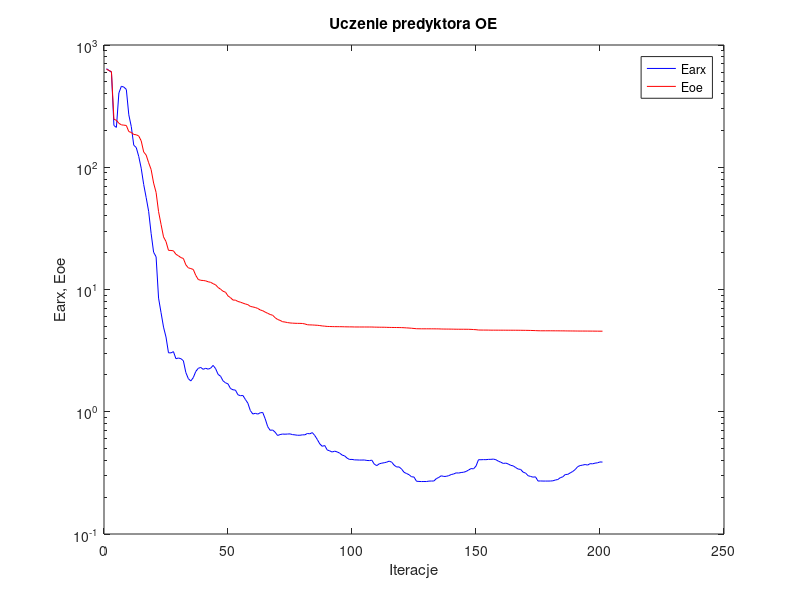
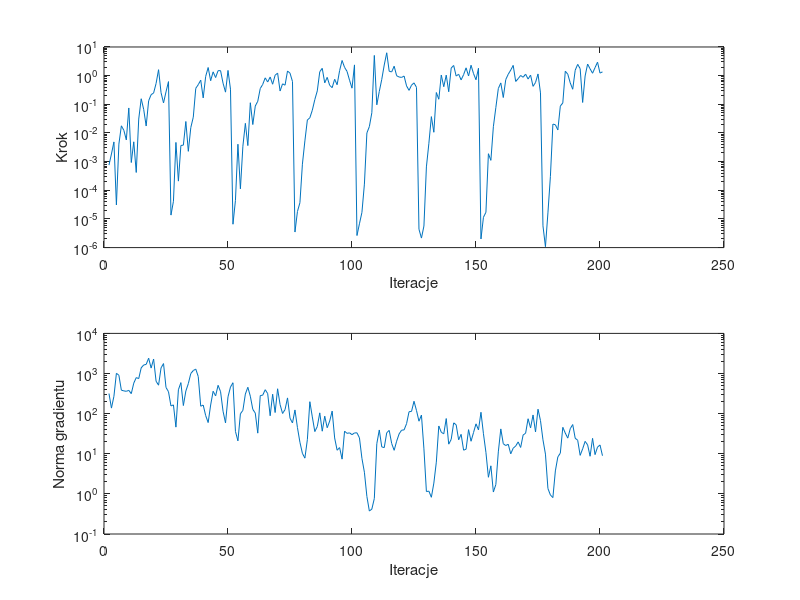

Write MATLAB code to recreate these figures, in order.
%uczenie predyktora oe
clear all;
n=0; farx(n+1)=6.398590e+002; foe(n+1)=6.351738e+002; wspucz(n+1)=0.000000e+000; ng(n+1)=0.000000e+000;
%odnowa zmiennej metryki
n=1; farx(n+1)=6.189996e+002; foe(n+1)=6.181541e+002; krok(n+1)=7.553219e-004; ng(n+1)=3.172862e+002;
n=2; farx(n+1)=5.990307e+002; foe(n+1)=6.063282e+002; krok(n+1)=1.846469e-003; ng(n+1)=1.374134e+002;
n=3; farx(n+1)=2.194306e+002; foe(n+1)=2.471573e+002; krok(n+1)=4.871925e-003; ng(n+1)=2.705990e+002;
n=4; farx(n+1)=2.119204e+002; foe(n+1)=2.419902e+002; krok(n+1)=3.076914e-005; ng(n+1)=1.012237e+003;
n=5; farx(n+1)=4.050757e+002; foe(n+1)=2.289196e+002; krok(n+1)=4.087375e-003; ng(n+1)=9.061859e+002;
n=6; farx(n+1)=4.596346e+002; foe(n+1)=2.222213e+002; krok(n+1)=1.776017e-002; ng(n+1)=3.840609e+002;
n=7; farx(n+1)=4.526331e+002; foe(n+1)=2.210156e+002; krok(n+1)=1.238677e-002; ng(n+1)=3.693129e+002;
n=8; farx(n+1)=4.331329e+002; foe(n+1)=2.197360e+002; krok(n+1)=5.711090e-003; ng(n+1)=3.600787e+002;
n=9; farx(n+1)=2.685670e+002; foe(n+1)=1.957831e+002; krok(n+1)=7.453607e-002; ng(n+1)=3.802443e+002;
n=10; farx(n+1)=2.151125e+002; foe(n+1)=1.926469e+002; krok(n+1)=9.305128e-004; ng(n+1)=3.149128e+002;
n=11; farx(n+1)=1.514865e+002; foe(n+1)=1.853999e+002; krok(n+1)=4.912155e-003; ng(n+1)=5.757940e+002;
n=12; farx(n+1)=1.449987e+002; foe(n+1)=1.844520e+002; krok(n+1)=4.187132e-004; ng(n+1)=7.909037e+002;
n=13; farx(n+1)=1.227140e+002; foe(n+1)=1.803366e+002; krok(n+1)=3.054889e-002; ng(n+1)=7.478205e+002;
n=14; farx(n+1)=9.818904e+001; foe(n+1)=1.643691e+002; krok(n+1)=1.563188e-001; ng(n+1)=1.386193e+003;
n=15; farx(n+1)=7.233685e+001; foe(n+1)=1.334117e+002; krok(n+1)=6.659180e-002; ng(n+1)=1.630863e+003;
n=16; farx(n+1)=5.652273e+001; foe(n+1)=1.258172e+002; krok(n+1)=1.748904e-002; ng(n+1)=1.686696e+003;
n=17; farx(n+1)=4.359799e+001; foe(n+1)=1.089039e+002; krok(n+1)=1.328156e-001; ng(n+1)=2.408517e+003;
n=18; farx(n+1)=2.875261e+001; foe(n+1)=9.583033e+001; krok(n+1)=2.169866e-001; ng(n+1)=1.366188e+003;
n=19; farx(n+1)=2.017453e+001; foe(n+1)=7.427554e+001; krok(n+1)=2.477256e-001; ng(n+1)=2.295455e+003;
n=20; farx(n+1)=1.853295e+001; foe(n+1)=6.230460e+001; krok(n+1)=5.344503e-001; ng(n+1)=6.421872e+002;
n=21; farx(n+1)=8.504526e+000; foe(n+1)=4.335575e+001; krok(n+1)=1.613595e+000; ng(n+1)=5.122441e+002;
n=22; farx(n+1)=6.469370e+000; foe(n+1)=3.408710e+001; krok(n+1)=2.550707e-001; ng(n+1)=1.382372e+003;
n=23; farx(n+1)=4.925572e+000; foe(n+1)=2.694634e+001; krok(n+1)=1.119739e-001; ng(n+1)=1.769849e+003;
n=24; farx(n+1)=4.084458e+000; foe(n+1)=2.466710e+001; krok(n+1)=2.718226e-001; ng(n+1)=4.492591e+002;
n=25; farx(n+1)=3.035472e+000; foe(n+1)=2.090896e+001; krok(n+1)=6.197318e-001; ng(n+1)=3.526476e+002;
%odnowa zmiennej metryki
n=26; farx(n+1)=3.030124e+000; foe(n+1)=2.085992e+001; krok(n+1)=1.361457e-005; ng(n+1)=1.553607e+002;
n=27; farx(n+1)=3.102912e+000; foe(n+1)=2.072337e+001; krok(n+1)=4.126990e-005; ng(n+1)=1.650297e+002;
n=28; farx(n+1)=2.714647e+000; foe(n+1)=1.940995e+001; krok(n+1)=4.674043e-003; ng(n+1)=4.610039e+001;
n=29; farx(n+1)=2.751763e+000; foe(n+1)=1.888169e+001; krok(n+1)=2.087853e-004; ng(n+1)=3.938915e+002;
n=30; farx(n+1)=2.718125e+000; foe(n+1)=1.823814e+001; krok(n+1)=3.657312e-003; ng(n+1)=5.933020e+002;
n=31; farx(n+1)=2.615807e+000; foe(n+1)=1.794841e+001; krok(n+1)=3.758726e-003; ng(n+1)=1.590982e+002;
n=32; farx(n+1)=2.092963e+000; foe(n+1)=1.590600e+001; krok(n+1)=2.513364e-002; ng(n+1)=3.653588e+002;
n=33; farx(n+1)=1.866010e+000; foe(n+1)=1.504078e+001; krok(n+1)=2.288181e-003; ng(n+1)=5.601903e+002;
n=34; farx(n+1)=1.785300e+000; foe(n+1)=1.483161e+001; krok(n+1)=1.542203e-002; ng(n+1)=1.001078e+003;
n=35; farx(n+1)=1.901661e+000; foe(n+1)=1.458807e+001; krok(n+1)=3.552033e-002; ng(n+1)=1.186034e+003;
n=36; farx(n+1)=2.135479e+000; foe(n+1)=1.304666e+001; krok(n+1)=3.607908e-001; ng(n+1)=1.288945e+003;
n=37; farx(n+1)=2.265682e+000; foe(n+1)=1.207681e+001; krok(n+1)=4.842714e-001; ng(n+1)=8.413140e+002;
n=38; farx(n+1)=2.304069e+000; foe(n+1)=1.189209e+001; krok(n+1)=6.954939e-001; ng(n+1)=1.531474e+002;
n=39; farx(n+1)=2.223931e+000; foe(n+1)=1.184979e+001; krok(n+1)=1.673241e-001; ng(n+1)=1.635466e+002;
n=40; farx(n+1)=2.268577e+000; foe(n+1)=1.176605e+001; krok(n+1)=9.429061e-001; ng(n+1)=8.915581e+001;
n=41; farx(n+1)=2.230919e+000; foe(n+1)=1.156673e+001; krok(n+1)=1.921526e+000; ng(n+1)=5.991544e+001;
n=42; farx(n+1)=2.272539e+000; foe(n+1)=1.144966e+001; krok(n+1)=6.656880e-001; ng(n+1)=1.639024e+002;
n=43; farx(n+1)=2.394147e+000; foe(n+1)=1.115632e+001; krok(n+1)=1.356032e+000; ng(n+1)=3.616578e+002;
n=44; farx(n+1)=2.252722e+000; foe(n+1)=1.092303e+001; krok(n+1)=8.576098e-001; ng(n+1)=2.765130e+002;
n=45; farx(n+1)=2.022317e+000; foe(n+1)=1.038622e+001; krok(n+1)=1.492366e+000; ng(n+1)=5.079245e+002;
n=46; farx(n+1)=1.952047e+000; foe(n+1)=1.005922e+001; krok(n+1)=1.494130e+000; ng(n+1)=3.528106e+002;
n=47; farx(n+1)=1.789886e+000; foe(n+1)=9.675297e+000; krok(n+1)=5.453957e-001; ng(n+1)=1.147248e+002;
n=48; farx(n+1)=1.724467e+000; foe(n+1)=9.500338e+000; krok(n+1)=2.656312e-001; ng(n+1)=5.874718e+001;
n=49; farx(n+1)=1.690031e+000; foe(n+1)=8.856411e+000; krok(n+1)=1.522162e+000; ng(n+1)=2.627174e+002;
n=50; farx(n+1)=1.549745e+000; foe(n+1)=8.578037e+000; krok(n+1)=3.372291e-001; ng(n+1)=4.604337e+002;
%odnowa zmiennej metryki
n=51; farx(n+1)=1.512314e+000; foe(n+1)=8.197198e+000; krok(n+1)=6.541132e-006; ng(n+1)=5.894781e+002;
n=52; farx(n+1)=1.503856e+000; foe(n+1)=8.188605e+000; krok(n+1)=4.439098e-005; ng(n+1)=3.606068e+001;
n=53; farx(n+1)=1.377191e+000; foe(n+1)=7.981031e+000; krok(n+1)=4.047963e-003; ng(n+1)=2.095530e+001;
n=54; farx(n+1)=1.353028e+000; foe(n+1)=7.879294e+000; krok(n+1)=1.123699e-004; ng(n+1)=9.907177e+001;
n=55; farx(n+1)=1.359083e+000; foe(n+1)=7.737777e+000; krok(n+1)=3.452691e-003; ng(n+1)=1.206599e+002;
n=56; farx(n+1)=1.261431e+000; foe(n+1)=7.615164e+000; krok(n+1)=2.165649e-002; ng(n+1)=3.079653e+002;
n=57; farx(n+1)=1.175406e+000; foe(n+1)=7.519991e+000; krok(n+1)=3.625910e-003; ng(n+1)=4.540892e+002;
n=58; farx(n+1)=1.022848e+000; foe(n+1)=7.274268e+000; krok(n+1)=1.134226e-001; ng(n+1)=2.720397e+002;
n=59; farx(n+1)=9.583860e-001; foe(n+1)=7.201283e+000; krok(n+1)=1.966568e-002; ng(n+1)=1.278219e+002;
n=60; farx(n+1)=9.711941e-001; foe(n+1)=7.124227e+000; krok(n+1)=8.693674e-002; ng(n+1)=1.031478e+002;
n=61; farx(n+1)=9.567711e-001; foe(n+1)=6.998808e+000; krok(n+1)=1.277097e-001; ng(n+1)=3.264404e+001;
n=62; farx(n+1)=9.809969e-001; foe(n+1)=6.804279e+000; krok(n+1)=3.550835e-001; ng(n+1)=2.820760e+002;
n=63; farx(n+1)=9.864862e-001; foe(n+1)=6.705958e+000; krok(n+1)=4.951781e-001; ng(n+1)=2.882617e+002;
n=64; farx(n+1)=8.757044e-001; foe(n+1)=6.532187e+000; krok(n+1)=8.377184e-001; ng(n+1)=3.951004e+002;
n=65; farx(n+1)=7.557342e-001; foe(n+1)=6.385177e+000; krok(n+1)=5.989693e-001; ng(n+1)=3.154126e+002;
n=66; farx(n+1)=7.049040e-001; foe(n+1)=6.247865e+000; krok(n+1)=8.961161e-001; ng(n+1)=8.853155e+001;
n=67; farx(n+1)=7.093957e-001; foe(n+1)=6.155319e+000; krok(n+1)=5.013461e-001; ng(n+1)=3.048714e+002;
n=68; farx(n+1)=6.803096e-001; foe(n+1)=5.882690e+000; krok(n+1)=1.035784e+000; ng(n+1)=1.065001e+002;
n=69; farx(n+1)=6.396271e-001; foe(n+1)=5.684999e+000; krok(n+1)=1.222664e+000; ng(n+1)=4.166991e+002;
n=70; farx(n+1)=6.506760e-001; foe(n+1)=5.590709e+000; krok(n+1)=2.910883e-001; ng(n+1)=1.677453e+002;
n=71; farx(n+1)=6.571343e-001; foe(n+1)=5.452137e+000; krok(n+1)=5.183452e-001; ng(n+1)=1.010179e+002;
n=72; farx(n+1)=6.552155e-001; foe(n+1)=5.418858e+000; krok(n+1)=4.641165e-001; ng(n+1)=1.261921e+002;
n=73; farx(n+1)=6.572768e-001; foe(n+1)=5.364208e+000; krok(n+1)=1.454334e+000; ng(n+1)=2.466436e+002;
n=74; farx(n+1)=6.590531e-001; foe(n+1)=5.326776e+000; krok(n+1)=1.220277e+000; ng(n+1)=7.691662e+001;
n=75; farx(n+1)=6.503338e-001; foe(n+1)=5.306771e+000; krok(n+1)=6.239201e-001; ng(n+1)=5.860532e+001;
%odnowa zmiennej metryki
n=76; farx(n+1)=6.468799e-001; foe(n+1)=5.293878e+000; krok(n+1)=3.485881e-006; ng(n+1)=1.237057e+002;
n=77; farx(n+1)=6.424763e-001; foe(n+1)=5.285274e+000; krok(n+1)=1.817813e-005; ng(n+1)=4.493584e+001;
n=78; farx(n+1)=6.424328e-001; foe(n+1)=5.283242e+000; krok(n+1)=3.686149e-005; ng(n+1)=1.932690e+001;
n=79; farx(n+1)=6.472745e-001; foe(n+1)=5.272801e+000; krok(n+1)=8.138997e-004; ng(n+1)=1.025540e+001;
n=80; farx(n+1)=6.476416e-001; foe(n+1)=5.227852e+000; krok(n+1)=5.282547e-003; ng(n+1)=7.780858e+000;
n=81; farx(n+1)=6.640468e-001; foe(n+1)=5.149800e+000; krok(n+1)=2.835564e-002; ng(n+1)=2.250118e+001;
n=82; farx(n+1)=6.600830e-001; foe(n+1)=5.134479e+000; krok(n+1)=3.387226e-002; ng(n+1)=1.983952e+002;
n=83; farx(n+1)=6.753152e-001; foe(n+1)=5.128220e+000; krok(n+1)=6.225707e-002; ng(n+1)=8.277403e+001;
n=84; farx(n+1)=6.387143e-001; foe(n+1)=5.111084e+000; krok(n+1)=1.456144e-001; ng(n+1)=3.574026e+001;
n=85; farx(n+1)=5.936743e-001; foe(n+1)=5.097893e+000; krok(n+1)=2.936023e-001; ng(n+1)=4.764750e+001;
n=86; farx(n+1)=5.461577e-001; foe(n+1)=5.071010e+000; krok(n+1)=1.371110e+000; ng(n+1)=1.046156e+002;
n=87; farx(n+1)=5.216283e-001; foe(n+1)=5.034580e+000; krok(n+1)=1.800219e+000; ng(n+1)=3.651616e+001;
n=88; farx(n+1)=5.295889e-001; foe(n+1)=5.013461e+000; krok(n+1)=5.600723e-001; ng(n+1)=8.643914e+001;
n=89; farx(n+1)=4.872128e-001; foe(n+1)=4.988102e+000; krok(n+1)=8.704303e-001; ng(n+1)=4.455469e+001;
n=90; farx(n+1)=4.787677e-001; foe(n+1)=4.980218e+000; krok(n+1)=4.577617e-001; ng(n+1)=6.527390e+001;
n=91; farx(n+1)=4.683177e-001; foe(n+1)=4.972602e+000; krok(n+1)=3.805404e-001; ng(n+1)=1.157232e+002;
n=92; farx(n+1)=4.760465e-001; foe(n+1)=4.967852e+000; krok(n+1)=7.461831e-001; ng(n+1)=2.477989e+001;
n=93; farx(n+1)=4.694837e-001; foe(n+1)=4.965882e+000; krok(n+1)=4.819709e-001; ng(n+1)=1.224664e+001;
n=94; farx(n+1)=4.592483e-001; foe(n+1)=4.964205e+000; krok(n+1)=1.494130e+000; ng(n+1)=1.425234e+001;
n=95; farx(n+1)=4.424203e-001; foe(n+1)=4.960968e+000; krok(n+1)=3.383107e+000; ng(n+1)=7.344476e+000;
n=96; farx(n+1)=4.358953e-001; foe(n+1)=4.954446e+000; krok(n+1)=1.946136e+000; ng(n+1)=3.658783e+001;
n=97; farx(n+1)=4.177907e-001; foe(n+1)=4.948982e+000; krok(n+1)=1.402391e+000; ng(n+1)=3.225554e+001;
n=98; farx(n+1)=4.070796e-001; foe(n+1)=4.946847e+000; krok(n+1)=6.954939e-001; ng(n+1)=3.320291e+001;
n=99; farx(n+1)=4.076084e-001; foe(n+1)=4.945110e+000; krok(n+1)=3.655097e-001; ng(n+1)=2.995912e+001;
n=100; farx(n+1)=4.039950e-001; foe(n+1)=4.937368e+000; krok(n+1)=2.372185e+000; ng(n+1)=3.301582e+001;
%odnowa zmiennej metryki
n=101; farx(n+1)=4.035864e-001; foe(n+1)=4.936865e+000; krok(n+1)=2.636114e-006; ng(n+1)=3.327459e+001;
n=102; farx(n+1)=4.026064e-001; foe(n+1)=4.935994e+000; krok(n+1)=6.780679e-006; ng(n+1)=2.493500e+001;
n=103; farx(n+1)=4.026707e-001; foe(n+1)=4.935840e+000; krok(n+1)=1.689172e-005; ng(n+1)=7.678231e+000;
n=104; farx(n+1)=4.031078e-001; foe(n+1)=4.935528e+000; krok(n+1)=1.638382e-004; ng(n+1)=3.459372e+000;
n=105; farx(n+1)=3.995948e-001; foe(n+1)=4.934607e+000; krok(n+1)=1.000726e-002; ng(n+1)=8.631991e-001;
n=106; farx(n+1)=3.985761e-001; foe(n+1)=4.934289e+000; krok(n+1)=1.670157e-002; ng(n+1)=3.731193e-001;
n=107; farx(n+1)=4.018113e-001; foe(n+1)=4.933200e+000; krok(n+1)=5.097164e-002; ng(n+1)=4.182859e-001;
n=108; farx(n+1)=3.721911e-001; foe(n+1)=4.924732e+000; krok(n+1)=5.072610e+000; ng(n+1)=7.676146e-001;
n=109; farx(n+1)=3.626557e-001; foe(n+1)=4.920028e+000; krok(n+1)=9.599621e-002; ng(n+1)=1.778987e+001;
n=110; farx(n+1)=3.752469e-001; foe(n+1)=4.914739e+000; krok(n+1)=2.798246e-001; ng(n+1)=3.917866e+001;
n=111; farx(n+1)=3.797362e-001; foe(n+1)=4.913474e+000; krok(n+1)=7.426091e-001; ng(n+1)=1.482124e+001;
n=112; farx(n+1)=3.828810e-001; foe(n+1)=4.912125e+000; krok(n+1)=2.358585e+000; ng(n+1)=1.423137e+001;
n=113; farx(n+1)=3.871390e-001; foe(n+1)=4.903209e+000; krok(n+1)=6.277904e+000; ng(n+1)=3.340729e+001;
n=114; farx(n+1)=3.944977e-001; foe(n+1)=4.896514e+000; krok(n+1)=1.420334e+000; ng(n+1)=3.818211e+001;
n=115; farx(n+1)=3.870618e-001; foe(n+1)=4.892573e+000; krok(n+1)=1.348916e+000; ng(n+1)=1.799883e+001;
n=116; farx(n+1)=3.654658e-001; foe(n+1)=4.889075e+000; krok(n+1)=2.136786e+000; ng(n+1)=1.219210e+001;
n=117; farx(n+1)=3.534538e-001; foe(n+1)=4.886727e+000; krok(n+1)=9.903562e-001; ng(n+1)=2.055438e+001;
n=118; farx(n+1)=3.536216e-001; foe(n+1)=4.883271e+000; krok(n+1)=8.961161e-001; ng(n+1)=3.133195e+001;
n=119; farx(n+1)=3.396389e-001; foe(n+1)=4.878831e+000; krok(n+1)=8.674420e-001; ng(n+1)=3.867686e+001;
n=120; farx(n+1)=3.194084e-001; foe(n+1)=4.867946e+000; krok(n+1)=9.685429e-001; ng(n+1)=3.933120e+001;
n=121; farx(n+1)=3.125191e-001; foe(n+1)=4.853284e+000; krok(n+1)=4.386596e-001; ng(n+1)=5.621004e+001;
n=122; farx(n+1)=3.055355e-001; foe(n+1)=4.839825e+000; krok(n+1)=3.064368e-001; ng(n+1)=1.115986e+002;
n=123; farx(n+1)=2.938656e-001; foe(n+1)=4.822129e+000; krok(n+1)=4.641165e-001; ng(n+1)=1.136241e+002;
n=124; farx(n+1)=2.924163e-001; foe(n+1)=4.799546e+000; krok(n+1)=5.600723e-001; ng(n+1)=2.034313e+002;
n=125; farx(n+1)=2.700783e-001; foe(n+1)=4.776409e+000; krok(n+1)=3.903951e-001; ng(n+1)=1.199929e+002;
%odnowa zmiennej metryki
n=126; farx(n+1)=2.692453e-001; foe(n+1)=4.773227e+000; krok(n+1)=4.368453e-006; ng(n+1)=6.480001e+001;
n=127; farx(n+1)=2.685836e-001; foe(n+1)=4.769870e+000; krok(n+1)=2.148369e-006; ng(n+1)=9.216748e+001;
n=128; farx(n+1)=2.687823e-001; foe(n+1)=4.769738e+000; krok(n+1)=5.637963e-006; ng(n+1)=1.324941e+001;
n=129; farx(n+1)=2.686776e-001; foe(n+1)=4.769680e+000; krok(n+1)=6.541573e-004; ng(n+1)=1.142248e+000;
n=130; farx(n+1)=2.707572e-001; foe(n+1)=4.769189e+000; krok(n+1)=4.372259e-003; ng(n+1)=1.170325e+000;
n=131; farx(n+1)=2.712226e-001; foe(n+1)=4.767938e+000; krok(n+1)=3.718534e-002; ng(n+1)=8.229842e-001;
n=132; farx(n+1)=2.712620e-001; foe(n+1)=4.767615e+000; krok(n+1)=1.058808e-002; ng(n+1)=1.855891e+000;
n=133; farx(n+1)=2.837532e-001; foe(n+1)=4.764363e+000; krok(n+1)=2.577175e-001; ng(n+1)=6.182893e+000;
n=134; farx(n+1)=2.903389e-001; foe(n+1)=4.763207e+000; krok(n+1)=1.501755e-001; ng(n+1)=4.930618e+001;
n=135; farx(n+1)=2.994377e-001; foe(n+1)=4.752116e+000; krok(n+1)=1.049915e+000; ng(n+1)=3.434596e+001;
n=136; farx(n+1)=2.956713e-001; foe(n+1)=4.748644e+000; krok(n+1)=4.112198e-001; ng(n+1)=3.138728e+001;
n=137; farx(n+1)=2.962385e-001; foe(n+1)=4.745712e+000; krok(n+1)=1.040723e+000; ng(n+1)=7.541994e+001;
n=138; farx(n+1)=3.001076e-001; foe(n+1)=4.744836e+000; krok(n+1)=2.745822e-001; ng(n+1)=1.734373e+001;
n=139; farx(n+1)=3.063910e-001; foe(n+1)=4.741826e+000; krok(n+1)=1.841069e+000; ng(n+1)=2.286468e+001;
n=140; farx(n+1)=3.098724e-001; foe(n+1)=4.737772e+000; krok(n+1)=2.262924e+000; ng(n+1)=5.887756e+001;
n=141; farx(n+1)=3.163135e-001; foe(n+1)=4.733426e+000; krok(n+1)=9.673187e-001; ng(n+1)=5.266163e+001;
n=142; farx(n+1)=3.152188e-001; foe(n+1)=4.731621e+000; krok(n+1)=1.120145e+000; ng(n+1)=2.229706e+001;
n=143; farx(n+1)=3.184371e-001; foe(n+1)=4.730614e+000; krok(n+1)=7.113726e-001; ng(n+1)=3.045233e+001;
n=144; farx(n+1)=3.200821e-001; foe(n+1)=4.730057e+000; krok(n+1)=1.083912e+000; ng(n+1)=1.227813e+001;
n=145; farx(n+1)=3.248142e-001; foe(n+1)=4.728685e+000; krok(n+1)=1.874409e+000; ng(n+1)=1.300165e+001;
n=146; farx(n+1)=3.335856e-001; foe(n+1)=4.726478e+000; krok(n+1)=9.725754e-001; ng(n+1)=3.990834e+001;
n=147; farx(n+1)=3.429035e-001; foe(n+1)=4.718450e+000; krok(n+1)=2.308175e+000; ng(n+1)=2.050239e+001;
n=148; farx(n+1)=3.410586e-001; foe(n+1)=4.703651e+000; krok(n+1)=1.179292e+000; ng(n+1)=3.379299e+001;
n=149; farx(n+1)=3.594098e-001; foe(n+1)=4.691355e+000; krok(n+1)=7.178655e-001; ng(n+1)=5.570043e+001;
n=150; farx(n+1)=4.052409e-001; foe(n+1)=4.663161e+000; krok(n+1)=1.814761e+000; ng(n+1)=3.932497e+001;
%odnowa zmiennej metryki
n=151; farx(n+1)=4.049911e-001; foe(n+1)=4.659965e+000; krok(n+1)=2.000325e-006; ng(n+1)=1.081302e+002;
n=152; farx(n+1)=4.059874e-001; foe(n+1)=4.657762e+000; krok(n+1)=1.143043e-005; ng(n+1)=3.157893e+001;
n=153; farx(n+1)=4.054607e-001; foe(n+1)=4.657459e+000; krok(n+1)=1.707914e-005; ng(n+1)=1.084794e+001;
n=154; farx(n+1)=4.078589e-001; foe(n+1)=4.654987e+000; krok(n+1)=1.889589e-003; ng(n+1)=2.594325e+000;
n=155; farx(n+1)=4.080576e-001; foe(n+1)=4.650014e+000; krok(n+1)=1.106947e-003; ng(n+1)=5.005572e+000;
n=156; farx(n+1)=4.099196e-001; foe(n+1)=4.649751e+000; krok(n+1)=1.650423e-002; ng(n+1)=1.112659e+000;
n=157; farx(n+1)=4.053534e-001; foe(n+1)=4.649297e+000; krok(n+1)=7.700420e-002; ng(n+1)=1.709971e+000;
n=158; farx(n+1)=3.944474e-001; foe(n+1)=4.648511e+000; krok(n+1)=3.550835e-001; ng(n+1)=1.115549e+001;
n=159; farx(n+1)=3.865657e-001; foe(n+1)=4.647986e+000; krok(n+1)=5.570755e-001; ng(n+1)=4.162903e+001;
n=160; farx(n+1)=3.777753e-001; foe(n+1)=4.647183e+000; krok(n+1)=1.725040e-001; ng(n+1)=1.778380e+001;
n=161; farx(n+1)=3.802568e-001; foe(n+1)=4.646144e+000; krok(n+1)=7.310195e-001; ng(n+1)=1.601613e+001;
n=162; farx(n+1)=3.739404e-001; foe(n+1)=4.645313e+000; krok(n+1)=1.120145e+000; ng(n+1)=1.729208e+001;
n=163; farx(n+1)=3.644074e-001; foe(n+1)=4.644789e+000; krok(n+1)=1.561751e+000; ng(n+1)=9.962754e+000;
n=164; farx(n+1)=3.608549e-001; foe(n+1)=4.643976e+000; krok(n+1)=2.277084e+000; ng(n+1)=1.376498e+001;
n=165; farx(n+1)=3.495899e-001; foe(n+1)=4.642928e+000; krok(n+1)=6.273059e-001; ng(n+1)=1.556714e+001;
n=166; farx(n+1)=3.398025e-001; foe(n+1)=4.641836e+000; krok(n+1)=7.847380e-001; ng(n+1)=1.973820e+001;
n=167; farx(n+1)=3.375301e-001; foe(n+1)=4.639584e+000; krok(n+1)=1.015268e+000; ng(n+1)=1.436528e+001;
n=168; farx(n+1)=3.204699e-001; foe(n+1)=4.636228e+000; krok(n+1)=8.773192e-001; ng(n+1)=2.935892e+001;
n=169; farx(n+1)=3.150728e-001; foe(n+1)=4.633674e+000; krok(n+1)=1.128562e+000; ng(n+1)=3.244222e+001;
n=170; farx(n+1)=2.998578e-001; foe(n+1)=4.630568e+000; krok(n+1)=7.610808e-001; ng(n+1)=7.457400e+001;
n=171; farx(n+1)=2.957950e-001; foe(n+1)=4.625089e+000; krok(n+1)=1.045307e+000; ng(n+1)=4.403510e+001;
n=172; farx(n+1)=2.917723e-001; foe(n+1)=4.618580e+000; krok(n+1)=4.228884e-001; ng(n+1)=9.271647e+001;
n=173; farx(n+1)=2.934764e-001; foe(n+1)=4.610723e+000; krok(n+1)=5.772243e-001; ng(n+1)=3.495656e+001;
n=174; farx(n+1)=2.711979e-001; foe(n+1)=4.599553e+000; krok(n+1)=1.147757e+000; ng(n+1)=1.289703e+002;
n=175; farx(n+1)=2.715636e-001; foe(n+1)=4.595616e+000; krok(n+1)=2.502884e-001; ng(n+1)=6.717763e+001;
%odnowa zmiennej metryki
n=176; farx(n+1)=2.710638e-001; foe(n+1)=4.595191e+000; krok(n+1)=5.742854e-006; ng(n+1)=2.225799e+001;
n=177; farx(n+1)=2.710597e-001; foe(n+1)=4.595176e+000; krok(n+1)=1.074185e-006; ng(n+1)=9.809047e+000;
n=178; farx(n+1)=2.710880e-001; foe(n+1)=4.595172e+000; krok(n+1)=1.625849e-005; ng(n+1)=1.362308e+000;
n=179; farx(n+1)=2.712651e-001; foe(n+1)=4.595142e+000; krok(n+1)=3.055701e-004; ng(n+1)=9.383008e-001;
n=180; farx(n+1)=2.723678e-001; foe(n+1)=4.593825e+000; krok(n+1)=2.034902e-002; ng(n+1)=8.078757e-001;
n=181; farx(n+1)=2.764129e-001; foe(n+1)=4.591937e+000; krok(n+1)=1.936662e-002; ng(n+1)=3.738403e+000;
n=182; farx(n+1)=2.791283e-001; foe(n+1)=4.591596e+000; krok(n+1)=1.274291e-002; ng(n+1)=8.345726e+000;
n=183; farx(n+1)=2.889161e-001; foe(n+1)=4.589089e+000; krok(n+1)=8.662598e-002; ng(n+1)=1.036029e+001;
n=184; farx(n+1)=2.935441e-001; foe(n+1)=4.588638e+000; krok(n+1)=1.115306e-001; ng(n+1)=4.560296e+001;
n=185; farx(n+1)=3.066714e-001; foe(n+1)=4.585408e+000; krok(n+1)=1.422745e+000; ng(n+1)=3.279560e+001;
n=186; farx(n+1)=3.074234e-001; foe(n+1)=4.582266e+000; krok(n+1)=1.127230e+000; ng(n+1)=2.453343e+001;
n=187; farx(n+1)=3.162409e-001; foe(n+1)=4.580441e+000; krok(n+1)=5.596492e-001; ng(n+1)=4.209469e+001;
n=188; farx(n+1)=3.247338e-001; foe(n+1)=4.578610e+000; krok(n+1)=3.349286e-001; ng(n+1)=5.351735e+001;
n=189; farx(n+1)=3.366250e-001; foe(n+1)=4.576296e+000; krok(n+1)=1.545005e+000; ng(n+1)=2.434079e+001;
n=190; farx(n+1)=3.556534e-001; foe(n+1)=4.573605e+000; krok(n+1)=2.472812e+000; ng(n+1)=2.173059e+001;
n=191; farx(n+1)=3.629149e-001; foe(n+1)=4.572240e+000; krok(n+1)=1.754638e+000; ng(n+1)=9.123627e+000;
n=192; farx(n+1)=3.661417e-001; foe(n+1)=4.572022e+000; krok(n+1)=1.158784e-001; ng(n+1)=1.325368e+001;
n=193; farx(n+1)=3.701315e-001; foe(n+1)=4.571366e+000; krok(n+1)=9.763190e-001; ng(n+1)=2.038362e+001;
n=194; farx(n+1)=3.663244e-001; foe(n+1)=4.570043e+000; krok(n+1)=2.535448e+000; ng(n+1)=1.667267e+001;
n=195; farx(n+1)=3.760458e-001; foe(n+1)=4.568783e+000; krok(n+1)=1.729901e+000; ng(n+1)=8.670835e+000;
n=196; farx(n+1)=3.750777e-001; foe(n+1)=4.567403e+000; krok(n+1)=1.212653e+000; ng(n+1)=2.421143e+001;
n=197; farx(n+1)=3.798845e-001; foe(n+1)=4.565625e+000; krok(n+1)=1.905690e+000; ng(n+1)=9.515089e+000;
n=198; farx(n+1)=3.822357e-001; foe(n+1)=4.562778e+000; krok(n+1)=2.953163e+000; ng(n+1)=1.465414e+001;
n=199; farx(n+1)=3.886476e-001; foe(n+1)=4.561388e+000; krok(n+1)=1.226779e+000; ng(n+1)=1.655750e+001;
n=200; farx(n+1)=3.874767e-001; foe(n+1)=4.560413e+000; krok(n+1)=1.352447e+000; ng(n+1)=8.934887e+000;

figure; semilogy(farx,'b'); hold on; semilogy(foe,'r'); xlabel('Iteracje'); ylabel('Earx, Eoe'); legend('Earx','Eoe'); title('Uczenie predyktora OE');
figure; subplot(2,1,1); semilogy(krok); xlabel('Iteracje'); ylabel('Krok');
subplot(2,1,2); semilogy(ng); xlabel('Iteracje'); ylabel('Norma gradientu');
Earx=farx(n+1)
Eoe=foe(n+1)
